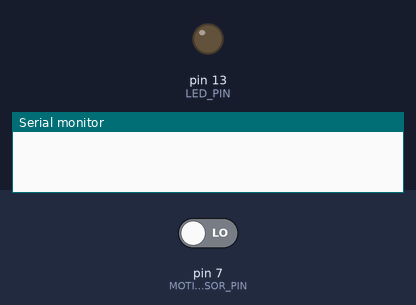
Simulated run of this sketch. Board: Arduino Uno, built with avr-gcc and run on an emulated ATmega328P. Parts: output pins drawn as LEDs (lit = HIGH), the last lines printed to the serial monitor. Inputs (shaded band) come from the test bench; at power-on: pin 7 (MOTION_SENSOR_PIN) LOW.

Above: at 1.2 s.
1.3 s: pin 7 (MOTION_SENSOR_PIN) driven HIGH
At 2.5 s:
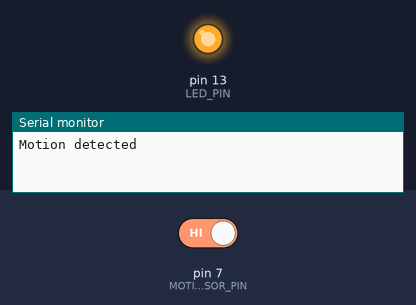
Timing chart, 0 to 4.3 s (numbered marks = the images above; inputs shaded):
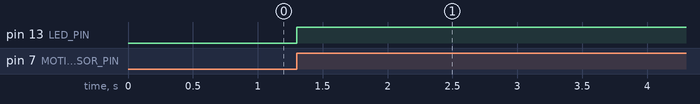

The sketch:

MotionSensor.ino
```cpp
const int MOTION_SENSOR_PIN = 7;
const int LED_PIN = 13;
int motionStateCurrent = LOW;
int motionStatePrevious = LOW;

void setup() {
  // put your setup code here, to run once:
  Serial.begin(9600);
  pinMode(MOTION_SENSOR_PIN, INPUT);
  pinMode(LED_PIN, OUTPUT);

}

void loop() {
  // put your main code here, to run repeatedly:
  motionStatePrevious = motionStateCurrent;
  motionStateCurrent = digitalRead(MOTION_SENSOR_PIN);

  if(motionStatePrevious == LOW && motionStateCurrent == HIGH){
      Serial.println("Motion detected");
      digitalWrite(LED_PIN, HIGH);
      delay(5000);
      Serial.println("Hi");
      return 0;


  }
  else if(motionStatePrevious == HIGH && motionStateCurrent == LOW){
      Serial.println("Motion STOPPED");
      digitalWrite(LED_PIN, LOW);
    }

}
```

Measured:
- after the input at 1.3 s, pin 13 (LED_PIN): LOW → HIGH at once
